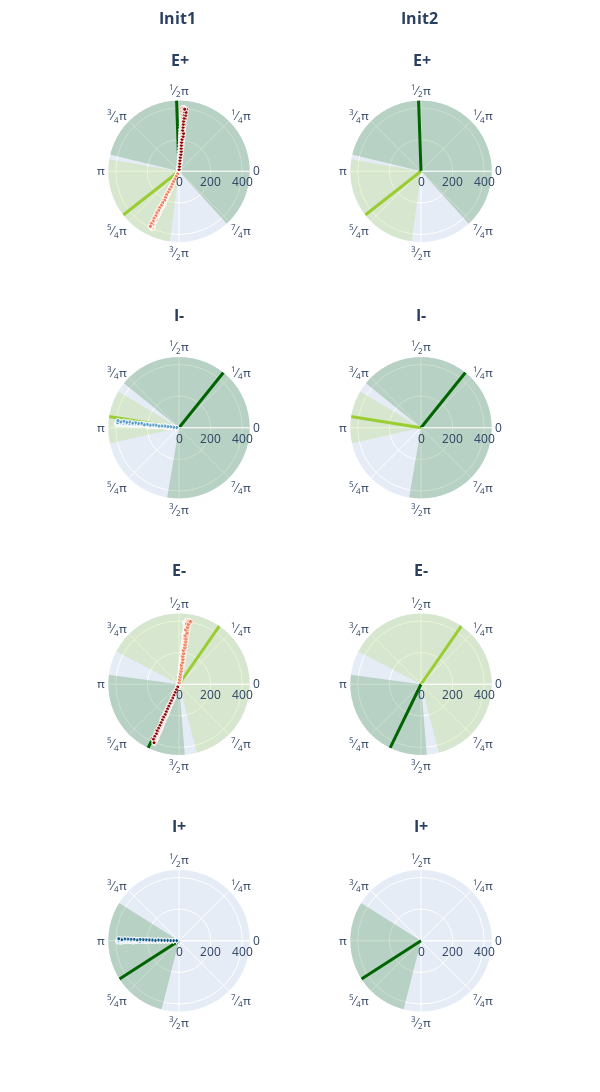

Notebook code cell kept with this figure:
### Code cell
duration = 500.
dt=0.1

filehandler = open("results_min_w2.pickle","rb")
results_min_w2 = pickle.load(filehandler)
filehandler.close()

#filehandler = open("results_peak_w2.pickle","rb")
#results_peak_w2 = pickle.load(filehandler)
#filehandler.close()

for i_w in range(len(results_min_w2["w2"])):
    if i_w != 1:
        continue
    ops_plotall(results_min_w2["control"][i_w], 0.02, duration, dt, 400., results_min_w2["filename"][i_w], savepath)
    ops_plotsubset(results_min_w2["state"][i_w], results_min_w2["control"][i_w], 0.4, 0.02, duration, dt, 400., 
                results_min_w2["filename"][i_w], savepath_subset)
    #ops_plotall(results_peak_w2["control"][i_w], 0.25, duration, dt, 400., results_peak_w2["filename"][i_w], savepath)

ops_plot_acp_inits(results_min_w2, None, period, 0.005, dt, "plot1_w2", savepath)
ops_plot_timing_inits_L2(results_min_w2, None, dt, [0,450], 200., "plot2_w2", savepath)
